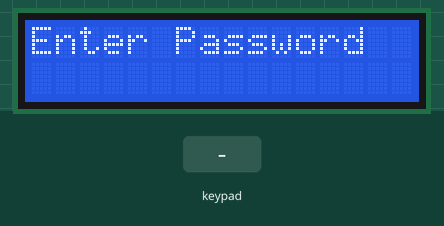
Recording of a sketch running on a simulated Arduino Uno, built with avr-gcc and run on an emulated ATmega328P. Parts: 16×2 character LCD. The test bench sets the inputs (shaded band).

Above: at 2.7 s.
2.8 s: keypad keys 1 2 3 4 A pressed 0.4 s apart
At 4.6 s:
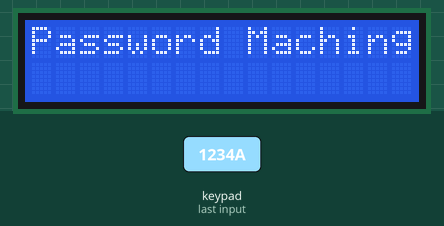
7.5 s: key 'A' pressed
At 8.5 s:
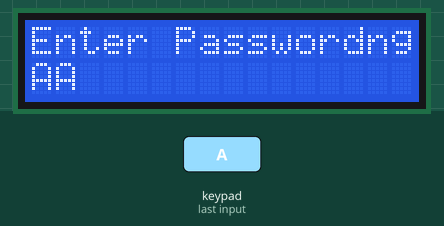
9.0 s: keypad keys 1 2 3 4 D pressed 0.4 s apart
At 10.0 s:
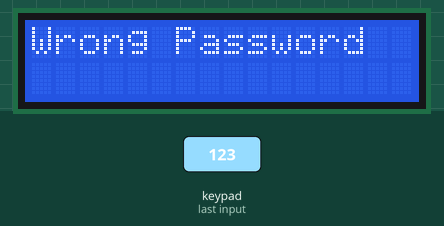
12.7 s: key '7' pressed
At 15.0 s:
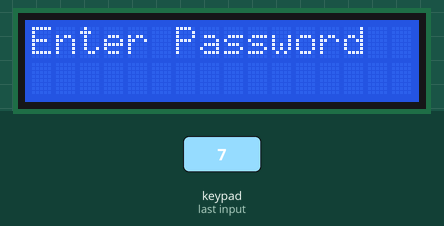
15.7 s: key 'B' pressed
At 16.9 s:
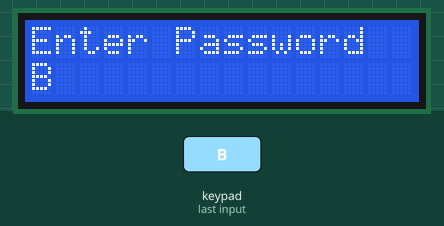
17.2 s: keypad keys 1 2 3 4 = pressed 0.4 s apart
At 20.2 s:
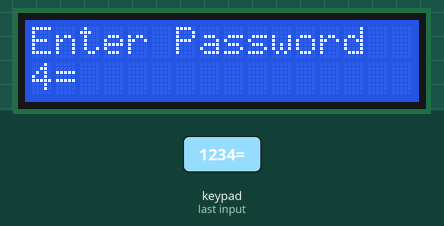
Timing chart, 0 to 21.7 s (numbered marks = the images above; inputs shaded):
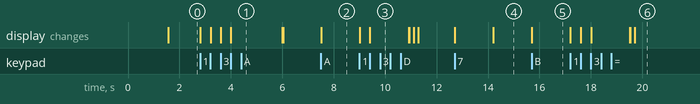

The sketch:

password_checking.ino
```cpp
#include<LiquidCrystal.h>      // lcd(16x2) display hader file
#include<Keypad.h>             // (4x4) keypad hader file
#define len 5

LiquidCrystal lcd(8,9,10,11,12,13);    // lcd to arduino pin comminication

const byte ROWS = 4;      // keypad row declar
const byte COLS = 4;      // keypad collam pin decler

char keys[ROWS][COLS]{     // keypad row and collam pin decler
  {'7','8','9','A'},
  {'4','5','6','B'},
  {'1','2','3','C'},
  {'c','0','=','D'},
};

byte rowPins[4] = {0,1,2,3};       // keypad to arduino row pin decler
byte colpins[4] = {4,5,6,7};       // keypad to arduino collam pin decler
char user[len];
char Password[len] = "1234";      // write password decler
byte count = 0;
char key;

Keypad keypad = Keypad(makeKeymap(keys), rowPins, colpins, ROWS, COLS);

void setup(){
  lcd.begin(16,2);
  lcd.print("sercing...");
  delay(1500);
  lcd.clear();
}

void loop()
{
  lcd.setCursor(0,0);                   // lcd row and collam seting
  lcd.print("Enter Password");
  key = keypad.getKey();                // user enter read
  if (key) {
    user[count] = key;
    lcd.setCursor(count,1);             // lcd 2nd line decler
    lcd.print(user[count]);
    count++;                            // line by line count
  }
  if (count==len-1) {
    if (!strcmp(user,Password)) {       // password checking
      lcd.clear();
      lcd.print("Password Maching");
      delay(2000);
      count=0;
    } else {
      lcd.clear();
      lcd.print("Wrong Password");
      delay(1500);
      count=0;
    }
  }
}
```

Measured:
- after the input at 2.8 s, the display: first changes at once (image 1 shows a later state)
- after the input at 7.5 s, the display: changes at once (image 2)
- after the input at 9.0 s, the display: first changes at once (image 3 shows a later state)
- after the input at 12.7 s, the display: first changes at once (image 4 shows a later state)
- after the input at 15.7 s, the display: changes at once (image 5)
- after the input at 17.2 s, the display: first changes at once (image 6 shows a later state)
